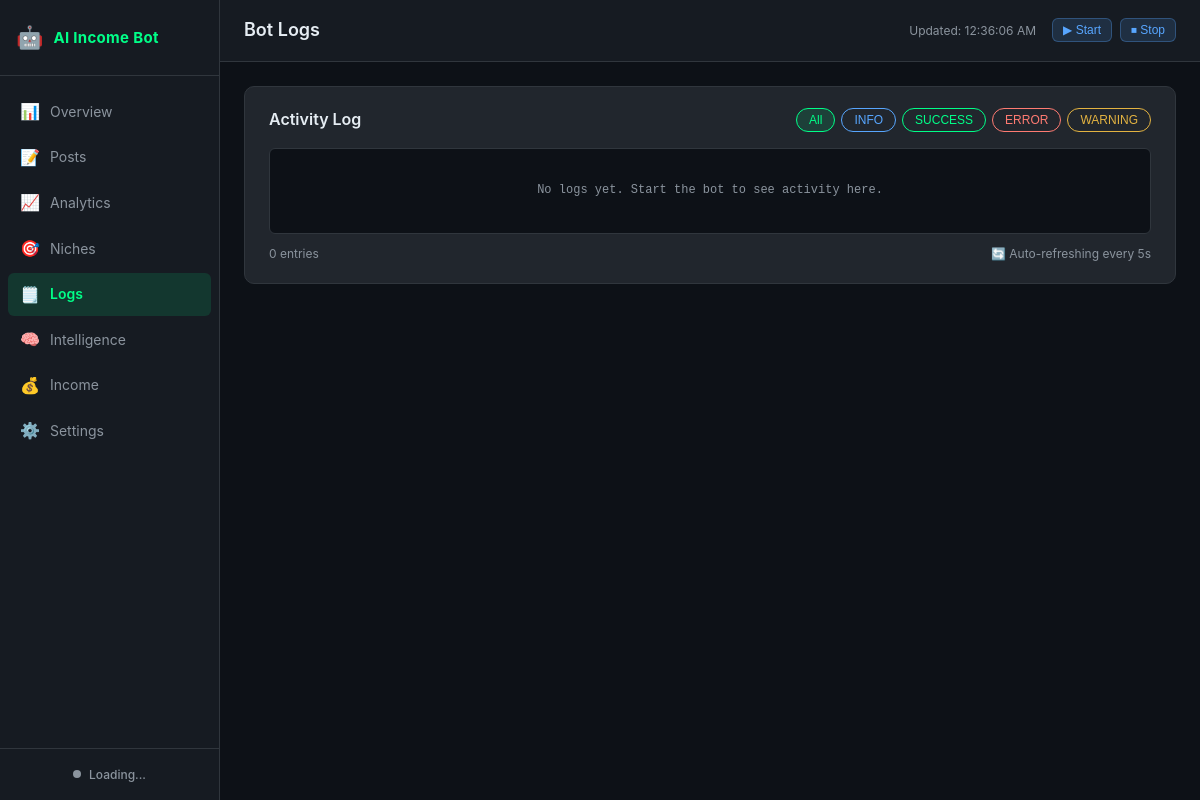
The page /logs on the database as committed earlier.
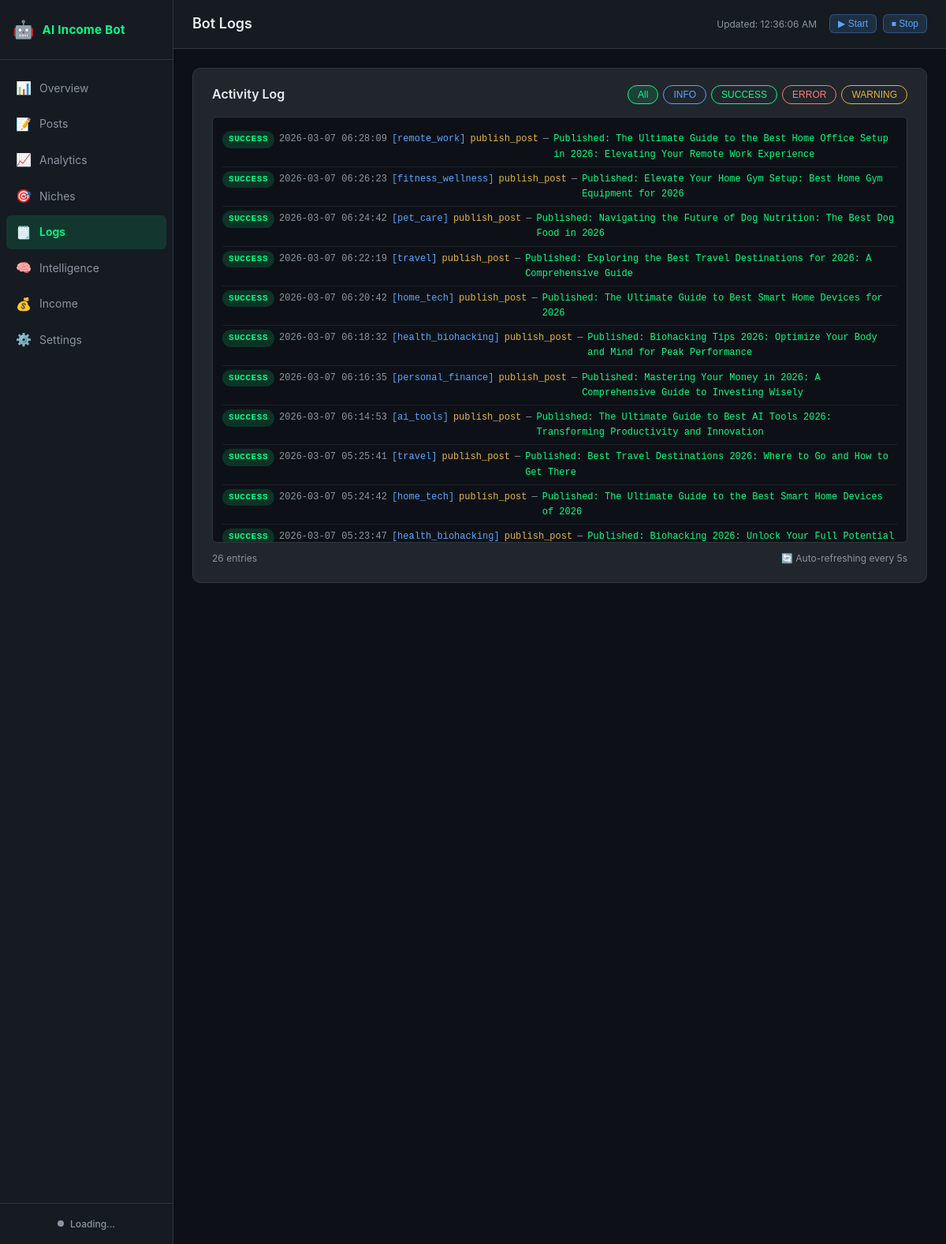
The same page on the database as committed later.
### tables this page shows
CREATE TABLE bot_logs (
            id INTEGER PRIMARY KEY AUTOINCREMENT,
            timestamp DATETIME DEFAULT CURRENT_TIMESTAMP,
            level TEXT NOT NULL,
            niche_id TEXT,
            action TEXT NOT NULL,
            message TEXT NOT NULL,
            error TEXT
        );

### dashboard/app.py (the view)
@app.route("/logs")
def logs():
    from core import analytics_tracker
    db = _get_db()
    limit = _load_settings().get("dashboard", {}).get("log_display_limit", 200)
    recent_logs = analytics_tracker.get_recent_logs(db, limit=limit)
    settings = _load_settings()
    return render_template("logs.html", logs=recent_logs, settings=settings)

### core/analytics_tracker.py (called while the page is built)
def get_recent_logs(db_path: Path, limit: int = 100) -> list:
    try:
        conn = sqlite3.connect(str(db_path))
        conn.row_factory = sqlite3.Row
        rows = conn.execute(
            "SELECT * FROM bot_logs ORDER BY timestamp DESC LIMIT ?", (limit,)
        ).fetchall()
        conn.close()
        return [dict(r) for r in rows]
    except Exception:
        return []

### dashboard/app.py (called while the page is built)
def _get_db():
    import sys
    sys.path.insert(0, str(_PROJECT_ROOT))
    from core import analytics_tracker
    if not _DB_PATH.exists():
        _DB_PATH.parent.mkdir(parents=True, exist_ok=True)
        analytics_tracker.init_db(_DB_PATH)
    return _DB_PATH

def _load_settings() -> dict:
    try:
        with open(_SETTINGS_CONFIG_PATH) as f:
            return yaml.safe_load(f)
    except Exception:
        return {}

### dashboard/templates/logs.html (shortened to what this page needs)
{% extends "base.html" %}
{% block page_title %}Bot Logs{% endblock %}
{% block content %}
<div class="card">
  <div class="card-header">
    <h3 class="card-title">Activity Log</h3>
    <div class="filter-btns" id="logFilters">
      <button class="filter-btn active" onclick="filterLogs('ALL', this)">All</button>
      <button class="filter-btn info" onclick="filterLogs('INFO', this)">INFO</button>
      <button class="filter-btn success" onclick="filterLogs('SUCCESS', this)">SUCCESS</button>
      <button class="filter-btn error" onclick="filterLogs('ERROR', this)">ERROR</button>
      <button class="filter-btn warning" onclick="filterLogs('WARNING', this)">WARNING</button>
    </div>
  </div>
  <div class="log-container" id="logContainer">
    {% for log in logs %}
    <div class="log-entry log-{{ log.level|lower }}" data-level="{{ log.level }}">
      <span class="log-level badge badge-{{ log.level|lower }}">{{ log.level }}</span>
      <span class="log-timestamp">{{ log.timestamp }}</span>
      {% if log.niche_id %}<span class="log-niche">[{{ log.niche_id }}]</span>{% endif %}
      <span class="log-action">{{ log.action }}</span>
      <span class="log-sep">—</span>
      <span class="log-message">{{ log.message }}</span>
    </div>
    {% else %}
    <div class="log-empty text-muted">No logs yet. Start the bot to see activity here.</div>
    {% endfor %}
  </div>
  <div class="log-footer">
    <span class="text-muted" id="logCount">{{ logs|length }} entries</span>
    <span class="text-muted" id="pollStatus">🔄 Auto-refreshing every 5s</span>
  </div>
</div>
{% endblock %}

Rows that differ between the two databases and show on the page:
added bot_logs: level "SUCCESS", timestamp "2026-03-07 06:28:09", niche_id "remote_work", action "publish_post", message "Published: The Ultimate Guide to the Best Home Office Setup in 2026: Elevating Your Remote Work Experience"
added bot_logs: level "SUCCESS", timestamp "2026-03-07 06:26:23", niche_id "fitness_wellness", action "publish_post", message "Published: Elevate Your Home Gym Setup: Best Home Gym Equipment for 2026"
added bot_logs: level "SUCCESS", timestamp "2026-03-07 06:24:42", niche_id "pet_care", action "publish_post", message "Published: Navigating the Future of Dog Nutrition: The Best Dog Food in 2026"
added bot_logs: level "SUCCESS", timestamp "2026-03-07 06:22:19", niche_id "travel", action "publish_post", message "Published: Exploring the Best Travel Destinations for 2026: A Comprehensive Guide"
added bot_logs: level "SUCCESS", timestamp "2026-03-07 06:20:42", niche_id "home_tech", action "publish_post", message "Published: The Ultimate Guide to Best Smart Home Devices for 2026"
added bot_logs: level "SUCCESS", timestamp "2026-03-07 06:18:32", niche_id "health_biohacking", action "publish_post", message "Published: Biohacking Tips 2026: Optimize Your Body and Mind for Peak Performance"
added bot_logs: level "SUCCESS", timestamp "2026-03-07 06:16:35", niche_id "personal_finance", action "publish_post", message "Published: Mastering Your Money in 2026: A Comprehensive Guide to Investing Wisely"
added bot_logs: level "SUCCESS", timestamp "2026-03-07 06:14:53", niche_id "ai_tools", action "publish_post", message "Published: The Ultimate Guide to Best AI Tools 2026: Transforming Productivity and Innovation"
added bot_logs: level "SUCCESS", timestamp "2026-03-07 05:25:41", niche_id "travel", action "publish_post", message "Published: Best Travel Destinations 2026: Where to Go and How to Get There"
added bot_logs: level "SUCCESS", timestamp "2026-03-07 05:24:42", niche_id "home_tech", action "publish_post", message "Published: The Ultimate Guide to the Best Smart Home Devices of 2026"
added bot_logs: level "SUCCESS", timestamp "2026-03-07 05:23:47", niche_id "health_biohacking", action "publish_post", message "Published: Biohacking 2026: Unlock Your Full Potential…"
Other text that changed with them:
{{ logs|length }}: "0" → "26"
text no longer shown: "No logs yet. Start the bot to see activity here."
